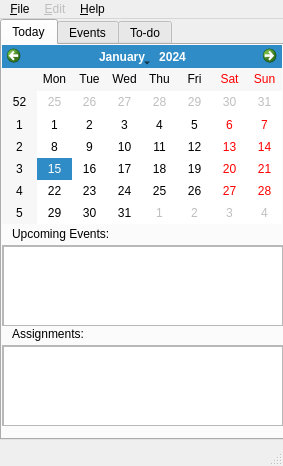
<?xml version="1.0" encoding="UTF-8"?>
<ui version="4.0">
 <class>MainWindow</class>
 <widget class="QMainWindow" name="MainWindow">
  <property name="geometry">
   <rect>
    <x>0</x>
    <y>0</y>
    <width>283</width>
    <height>466</height>
   </rect>
  </property>
  <property name="windowTitle">
   <string>7C Calendaring System</string>
  </property>
  <widget class="QWidget" name="centralWidget">
   <widget class="QTabWidget" name="TabWidget">
    <property name="geometry">
     <rect>
      <x>0</x>
      <y>0</y>
      <width>291</width>
      <height>421</height>
     </rect>
    </property>
    <property name="currentIndex">
     <number>0</number>
    </property>
    <widget class="QWidget" name="TodayTab">
     <attribute name="title">
      <string>Today</string>
     </attribute>
     <widget class="QCalendarWidget" name="CalendarWidget">
      <property name="geometry">
       <rect>
        <x>0</x>
        <y>0</y>
        <width>280</width>
        <height>179</height>
       </rect>
      </property>
     </widget>
     <widget class="QScrollArea" name="scrollArea">
      <property name="geometry">
       <rect>
        <x>0</x>
        <y>200</y>
        <width>281</width>
        <height>81</height>
       </rect>
      </property>
      <property name="widgetResizable">
       <bool>true</bool>
      </property>
      <widget class="QWidget" name="scrollAreaWidgetContents">
       <property name="geometry">
        <rect>
         <x>0</x>
         <y>0</y>
         <width>279</width>
         <height>79</height>
        </rect>
       </property>
       <widget class="QListWidget" name="ViewEventList">
        <property name="geometry">
         <rect>
          <x>0</x>
          <y>0</y>
          <width>281</width>
          <height>81</height>
         </rect>
        </property>
       </widget>
      </widget>
     </widget>
     <widget class="QLabel" name="EventLabel">
      <property name="geometry">
       <rect>
        <x>10</x>
        <y>180</y>
        <width>131</width>
        <height>17</height>
       </rect>
      </property>
      <property name="text">
       <string>Upcoming Events:</string>
      </property>
     </widget>
     <widget class="QLabel" name="AssignmentLabel">
      <property name="geometry">
       <rect>
        <x>10</x>
        <y>280</y>
        <width>131</width>
        <height>17</height>
       </rect>
      </property>
      <property name="text">
       <string>Assignments:</string>
      </property>
     </widget>
     <widget class="QScrollArea" name="scrollArea_2">
      <property name="geometry">
       <rect>
        <x>0</x>
        <y>300</y>
        <width>281</width>
        <height>81</height>
       </rect>
      </property>
      <property name="widgetResizable">
       <bool>true</bool>
      </property>
      <widget class="QWidget" name="scrollAreaWidgetContents_2">
       <property name="geometry">
        <rect>
         <x>0</x>
         <y>0</y>
         <width>279</width>
         <height>79</height>
        </rect>
       </property>
       <widget class="QListWidget" name="ViewTaskList">
        <property name="geometry">
         <rect>
          <x>0</x>
          <y>0</y>
          <width>281</width>
          <height>81</height>
         </rect>
        </property>
       </widget>
      </widget>
     </widget>
    </widget>
    <widget class="QWidget" name="EventsTab">
     <attribute name="title">
      <string>Events</string>
     </attribute>
     <widget class="QScrollArea" name="scrollArea_3">
      <property name="geometry">
       <rect>
        <x>0</x>
        <y>0</y>
        <width>281</width>
        <height>351</height>
       </rect>
      </property>
      <property name="widgetResizable">
       <bool>true</bool>
      </property>
      <widget class="QWidget" name="scrollAreaWidgetContents_3">
       <property name="geometry">
        <rect>
         <x>0</x>
         <y>0</y>
         <width>279</width>
         <height>349</height>
        </rect>
       </property>
       <widget class="QListWidget" name="EventList">
        <property name="geometry">
         <rect>
          <x>0</x>
          <y>0</y>
          <width>281</width>
          <height>351</height>
         </rect>
        </property>
       </widget>
      </widget>
     </widget>
     <widget class="QPushButton" name="AddEventButton">
      <property name="geometry">
       <rect>
        <x>20</x>
        <y>360</y>
        <width>93</width>
        <height>27</height>
       </rect>
      </property>
      <property name="text">
       <string>Add Event</string>
      </property>
     </widget>
     <widget class="QPushButton" name="EditEventButton">
      <property name="geometry">
       <rect>
        <x>170</x>
        <y>360</y>
        <width>93</width>
        <height>27</height>
       </rect>
      </property>
      <property name="text">
       <string>Edit Event</string>
      </property>
     </widget>
    </widget>
    <widget class="QWidget" name="TodoTab">
     <attribute name="title">
      <string>To-do</string>
     </attribute>
     <widget class="QScrollArea" name="scrollArea_4">
      <property name="geometry">
       <rect>
        <x>0</x>
        <y>0</y>
        <width>281</width>
        <height>351</height>
       </rect>
      </property>
      <property name="widgetResizable">
       <bool>true</bool>
      </property>
      <widget class="QWidget" name="scrollAreaWidgetContents_4">
       <property name="geometry">
        <rect>
         <x>0</x>
         <y>0</y>
         <width>279</width>
         <height>349</height>
        </rect>
       </property>
       <widget class="QListWidget" name="TaskWidget">
        <property name="geometry">
         <rect>
          <x>0</x>
          <y>0</y>
          <width>281</width>
          <height>351</height>
         </rect>
        </property>
       </widget>
      </widget>
     </widget>
     <widget class="QPushButton" name="AddTaskButton">
      <property name="geometry">
       <rect>
        <x>20</x>
        <y>360</y>
        <width>93</width>
        <height>27</height>
       </rect>
      </property>
      <property name="text">
       <string>Add Task</string>
      </property>
     </widget>
     <widget class="QPushButton" name="EditTaskButton">
      <property name="geometry">
       <rect>
        <x>170</x>
        <y>360</y>
        <width>93</width>
        <height>27</height>
       </rect>
      </property>
      <property name="text">
       <string>Edit Task</string>
      </property>
     </widget>
    </widget>
   </widget>
  </widget>
  <widget class="QMenuBar" name="menuBar">
   <property name="geometry">
    <rect>
     <x>0</x>
     <y>0</y>
     <width>283</width>
     <height>25</height>
    </rect>
   </property>
   <widget class="QMenu" name="menuFile">
    <property name="title">
     <string>&amp;File</string>
    </property>
    <addaction name="actionImport_Calendar"/>
    <addaction name="actionExport_Calendar"/>
    <addaction name="actionExport_Range"/>
   </widget>
   <widget class="QMenu" name="menuOptions">
    <property name="enabled">
     <bool>false</bool>
    </property>
    <property name="title">
     <string>&amp;Edit</string>
    </property>
    <addaction name="actionAlarms"/>
    <addaction name="actionCategories"/>
    <addaction name="actionPreferences"/>
   </widget>
   <widget class="QMenu" name="menuHelp">
    <property name="title">
     <string>&amp;Help</string>
    </property>
    <addaction name="actionAbout"/>
   </widget>
   <addaction name="menuFile"/>
   <addaction name="menuOptions"/>
   <addaction name="menuHelp"/>
  </widget>
  <widget class="QStatusBar" name="statusBar"/>
  <action name="actionImport_Calendar">
   <property name="text">
    <string>&amp;Import Calendar</string>
   </property>
  </action>
  <action name="actionExport_Calendar">
   <property name="text">
    <string>Export &amp;Full Calendar</string>
   </property>
  </action>
  <action name="actionExport_Range">
   <property name="text">
    <string>Export &amp;Range</string>
   </property>
  </action>
  <action name="actionPreferences">
   <property name="enabled">
    <bool>false</bool>
   </property>
   <property name="text">
    <string>&amp;Preferences</string>
   </property>
   <property name="visible">
    <bool>false</bool>
   </property>
  </action>
  <action name="actionAlarms">
   <property name="text">
    <string>&amp;Alarms</string>
   </property>
   <property name="visible">
    <bool>false</bool>
   </property>
  </action>
  <action name="actionAbout">
   <property name="text">
    <string>&amp;About</string>
   </property>
  </action>
  <action name="actionCategories">
   <property name="text">
    <string>&amp;Categories</string>
   </property>
  </action>
 </widget>
 <layoutdefault spacing="6" margin="11"/>
 <resources/>
 <connections/>
</ui>
